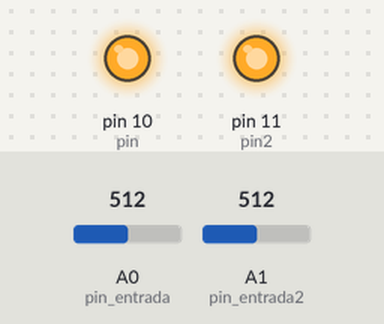
The sketch below on a simulated Arduino Uno, built with avr-gcc and run on an emulated ATmega328P. Parts: output pins drawn as LEDs (lit = HIGH). The test bench sets the inputs (shaded band); at power-on: A0 (pin_entrada) = 512, A1 (pin_entrada2) = 512. What the sketch prints to the serial monitor is not drawn.

Above: at 0.18 s.
At 45.8 s:
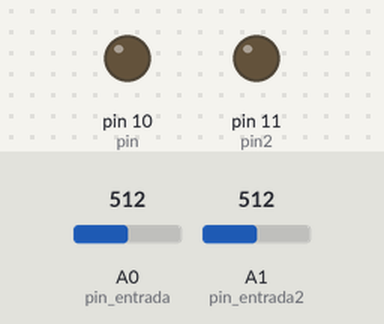
Timing chart, 0 to 46.6 s (numbered marks = the images above):
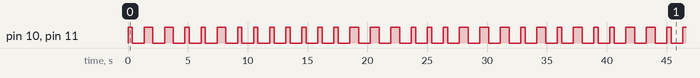

Measured:
- by itself, pin 10 (pin), pin 11 (pin2): moves between LOW and HIGH, repeating every 35.9 s
- by itself, everything shown: repeats every 35.9 s, in 48 steps

The sketch:

SENSOR_ORACULO_FINAL.ino
```cpp
// PRESENCIA
int valor;//valor sensor
int valor2;//valor sensor

const int pin_entrada = A0;//Pin de entrada analogica
const int pin_entrada2 = A1;//Pin de entrada analogica

//UMBRALES
int umbral_alto = 900;//umbrales de valores
int umbral_bajo = 700;

boolean estado = false;

int pin = 10;
int pin2 = 11;


void setup() {
  Serial.begin(9600);//puerto usb
  pinMode(pin_entrada, INPUT);   //entrada analogica
  pinMode(pin_entrada2, INPUT);
  pinMode(pin, OUTPUT);
  pinMode(pin2, OUTPUT);

}

void loop() {
  sensores ();

  presagio (); // .--. .-. . ... .- --. .. --- .-.-. PRESAGIO

}
```

Funciones.ino
```cpp
void punto (){
  dato(300, 800);
}

void linea (){
  dato(600, 800);
}

void dato (int _tiempo, int _espera){
  digitalWrite(pin, HIGH);
  digitalWrite(pin2, HIGH);

  for(int i = 0 ; i < _tiempo; i++){
    sensores ();
    if(estado == false){
      digitalWrite(pin, LOW);
      digitalWrite(pin2, LOW);

      break;
    }
    delay(1);
  }

  digitalWrite(pin, LOW);
  digitalWrite(pin2, LOW);

  espera(_espera);
}

void espera(int _tiempo){
  for(int i = 0 ; i < _tiempo; i++){
    sensores ();
    if(estado == false){
      digitalWrite(pin, LOW);
      digitalWrite(pin2, LOW);


      break;
    }
    delay(1);
  }
}
```

Sensores.ino
```cpp
void sensores (){

  int valor = analogRead(pin_entrada);
  int valor2 = analogRead(pin_entrada2);

  if(estado == false){
    if(valor < umbral_bajo && valor2 < umbral_bajo ){
      //recien hay alguien
      estado = true;
      Serial.println(0);
      //Serial.write(0);
    }
  }
  else{//estado false
    if(valor > umbral_alto && valor2 > umbral_bajo ){
      //recien hay alguien
      estado = false;
      Serial.println(1);
      // Serial.write(1);
    }
  }
}
```

presagio.ino
```cpp
void presagio () {

  // .--. .-. . ... .- --. .. --- .-.-. PRESAGIO

  if(estado ){
    punto();
  }
  if(estado ){
    linea();
  }
  if(estado ){
    linea();
  }
  if(estado ){
    punto();
  }

  if(estado ){
    punto();
  }
  if(estado ){
    linea();
  }
  if(estado ){
    punto();
  }
  if(estado ){
    punto();
  }
  if(estado ){
    punto();
  }
  if(estado ){
    punto();
  }
  if(estado ){
    punto();
  }
  if(estado ){
    punto();
  }
  if(estado ){
    punto();
  }
  if(estado ){
    linea();
  }
  if(estado ){
    linea();
  }
  if(estado ){
    linea();
  }
  if(estado ){
    punto();
  }
  if(estado ){
    punto();
  }
  if(estado ){
    punto();
  }
  if(estado ){
    linea();
  }
  if(estado ){
    linea();
  }
  if(estado ){
    linea();
  }
  if(estado ){
    punto();
  }
  if(estado ){
    linea();
  }
  if(estado ){
    punto();
  }
  if(estado ){
    linea();
  }
  if(estado ){
    punto();
  }

}
```

tragedia.ino
```cpp
void tragedia () {

  //- .-. .- --. . -.. .. .- .-.-. TRAGEDIA
  if(estado ){
    linea();
  }
  if(estado ){
    punto();
  }
  if(estado ){
    linea();
  }
  if(estado ){
    punto();
  }
  if(estado ){
    punto();
  }

  if(estado ){
    linea();
  }
  if(estado ){
    linea();
  }
  if(estado ){
    linea();
  }
  if(estado ){
    punto();
  }
  if(estado ){
    punto();
  }

  if(estado ){
    linea();
  }
  if(estado ){
    punto();
  }
  if(estado ){
    punto();
  }
  if(estado ){
    punto();
  }
  if(estado ){
    punto();
  }
  if(estado ){
    punto();
  }
  if(estado ){
    linea();
  }
  if(estado ){
    punto();
  }
  if(estado ){
    linea();
  }
  if(estado ){
    punto();
  }
  if(estado ){
    linea();
  }
  if(estado ){
    punto();
  }
  if(estado ){
    linea();
  }
  if(estado ){
    punto();
  }
}
```
